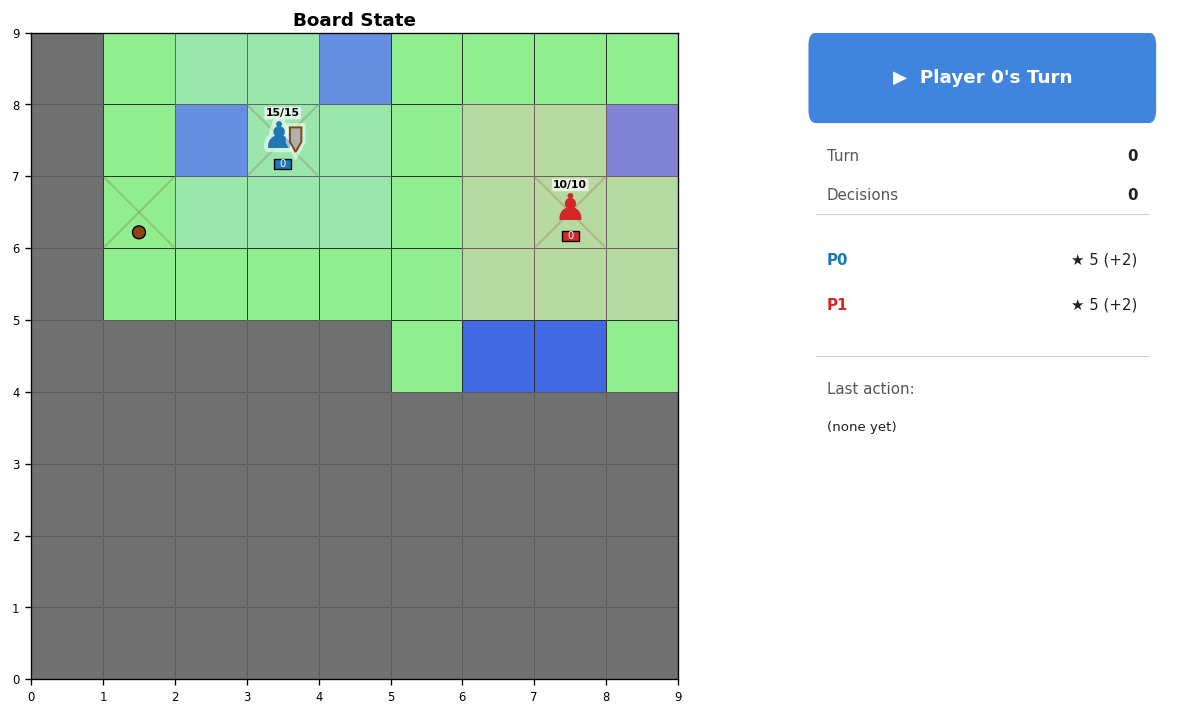
#> input picture render_debug/smoke_defender.png, 1179 x 716 px
$ python -i gifs.py   (imports and definitions only)
#> lines starting #> are read from the running program, lines starting #| are printed output that depends on the picture
"""
eval/run_report/gifs.py
──────────────────────────────────────────────────────────────────────────────
Flip-books of the per-update scenario renders, ported from make_gif in the
former eval/generate_training_visualizations.py: every frame gets an
"Update: NNN" badge in the top-left corner.

Render sizes jitter by a few pixels between updates, so frames are padded onto
a white canvas of the largest size. Frames are produced lazily; Pillow still
keeps the palette-mode frames it has written, which is ~1 byte per pixel.
"""

from __future__ import annotations

from pathlib import Path

from PIL import Image, ImageDraw, ImageFont

GIF_FPS = 30


def _font(size: int = 20):
    """Return a PIL font, falling back gracefully."""
    for name in ("arial.ttf", "DejaVuSans.ttf"):
        try:
            return ImageFont.truetype(name, size)
        except OSError:
            continue
    return ImageFont.load_default()


def _frame(update: int, path: Path, size: tuple[int, int], out_size: tuple[int, int], font):
    canvas = Image.new("RGBA", size, (255, 255, 255, 255))
    with Image.open(path) as img:
        canvas.alpha_composite(img.convert("RGBA"))

    overlay = Image.new("RGBA", size, (0, 0, 0, 0))
    draw    = ImageDraw.Draw(overlay)
    label   = f"Update: {update:03d}"
    bbox    = draw.textbbox((0, 0), label, font=font)
    text_w, text_h = bbox[2] - bbox[0], bbox[3] - bbox[1]
    pad, x0, y0 = 6, 10, 10
    draw.rectangle([x0 - pad, y0 - pad, x0 + text_w + pad, y0 + text_h + pad], fill=(0, 0, 0, 160))
    draw.text((x0, y0), label, font=font, fill=(255, 255, 255, 255))

    frame = Image.alpha_composite(canvas, overlay).convert("RGB")
    return frame if out_size == size else frame.resize(out_size, Image.Resampling.LANCZOS)


def make_gif(frames: dict[int, Path], out_path: Path, fps: int = GIF_FPS,
             every: int = 1, scale: float = 1.0) -> int:
    """Write one GIF from {update: png}; returns the number of frames written."""
    items = sorted(frames.items())[:: max(every, 1)]
    if not items:
        return 0
    sizes = []
    for _, path in items:
        with Image.open(path) as img:
            sizes.append(img.size)
    size     = (max(w for w, _ in sizes), max(h for _, h in sizes))
    out_size = (max(1, round(size[0] * scale)), max(1, round(size[1] * scale)))
    font     = _font(20)

    rendered = (_frame(update, path, size, out_size, font) for update, path in items)
    first    = next(rendered)
    out_path.parent.mkdir(parents=True, exist_ok=True)
    first.save(out_path, save_all=True, append_images=rendered,
               duration=int(1000 / fps), loop=0, optimize=False)
    return len(items)

>>> import cv2
>>> picture = cv2.imread('../../render_debug/smoke_defender.png', cv2.IMREAD_GRAYSCALE)
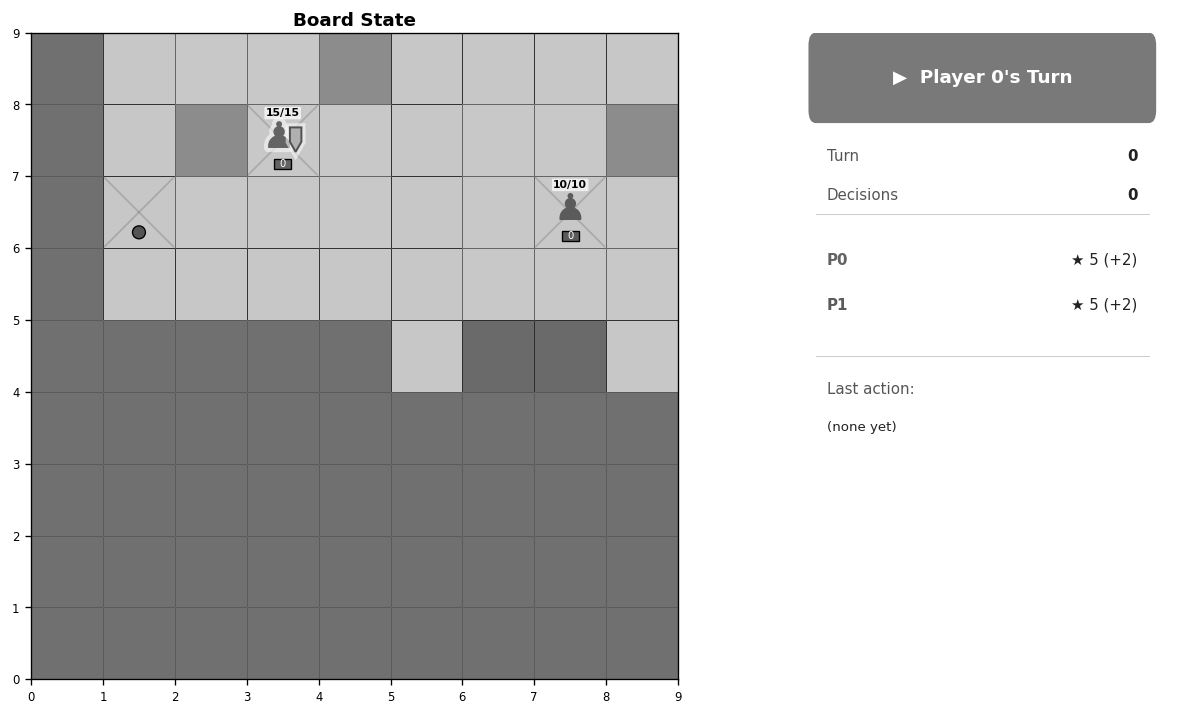
#> picture: shape (716, 1179); min 0, max 255, mean 193.8
>>> result = make_gif(picture, 'out.png')
#> (the run stopped early here; a loop or call above may not have finished)

$ run again, on render_debug/smoke_hidden.png
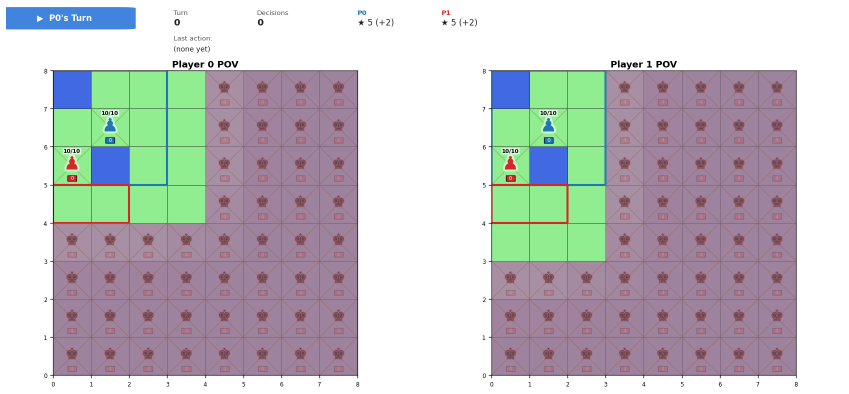
#> input picture render_debug/smoke_hidden.png, 1698 x 787 px (shown at 1/2 size)
#> `picture = cv2.imread('../../render_debug/smoke_defender.png', cv2.IMRE..`:
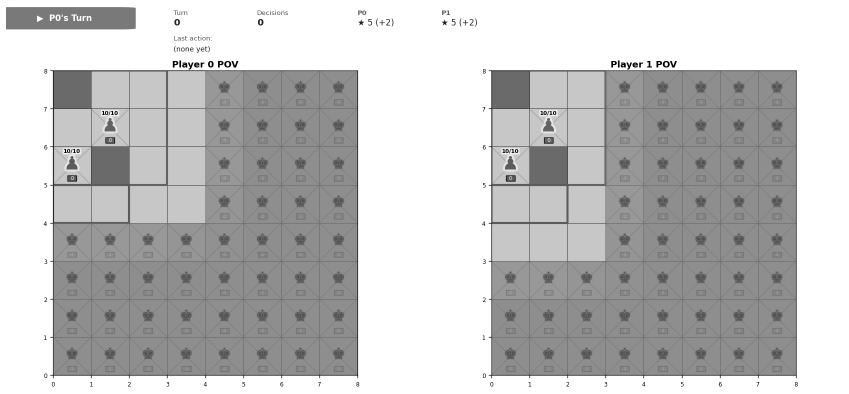
#> picture: shape (787, 1698) (shown at 1/2 size); min 0, max 255, mean 193

$ run again, on render_debug/smoke_single.png
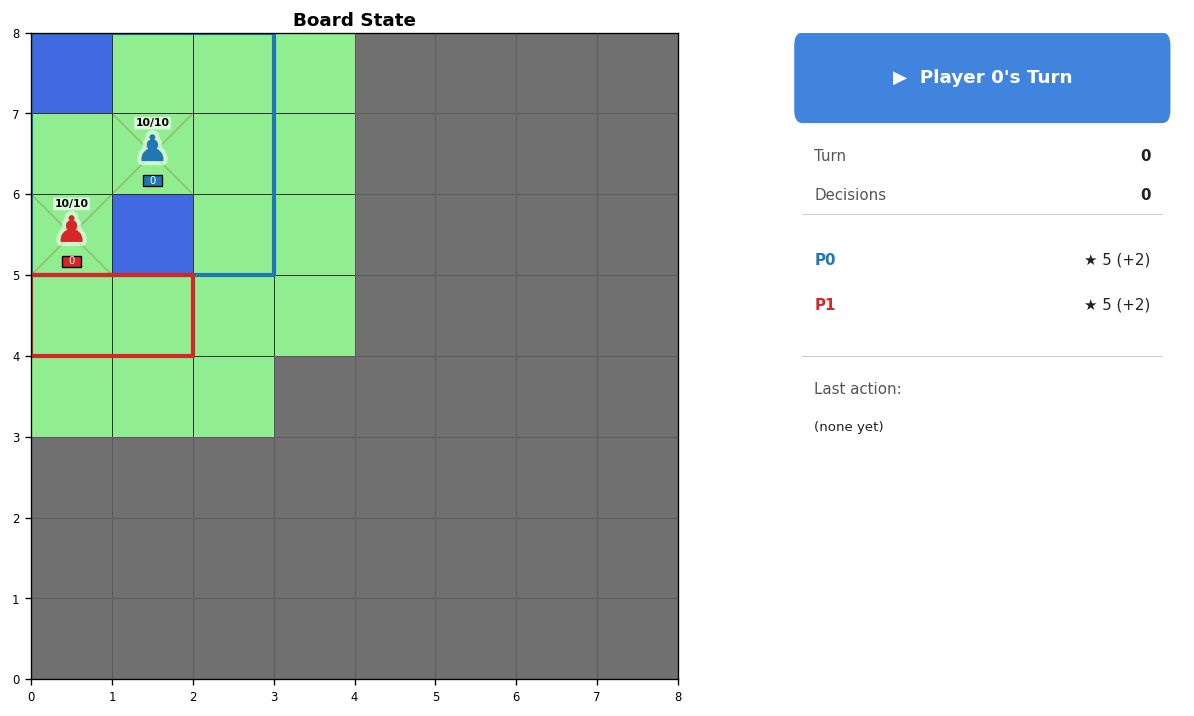
#> input picture render_debug/smoke_single.png, 1194 x 716 px
#> `picture = cv2.imread('../../render_debug/smoke_defender.png', cv2.IMRE..`:
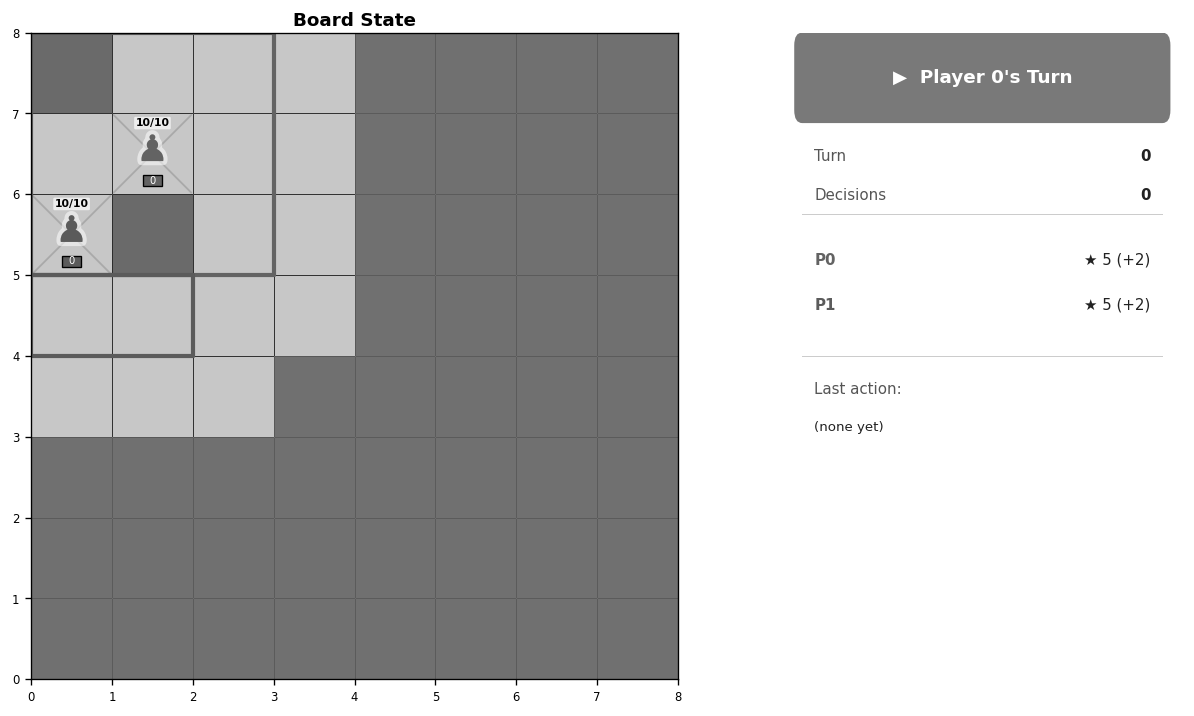
#> picture: shape (716, 1194); min 0, max 255, mean 188.6
